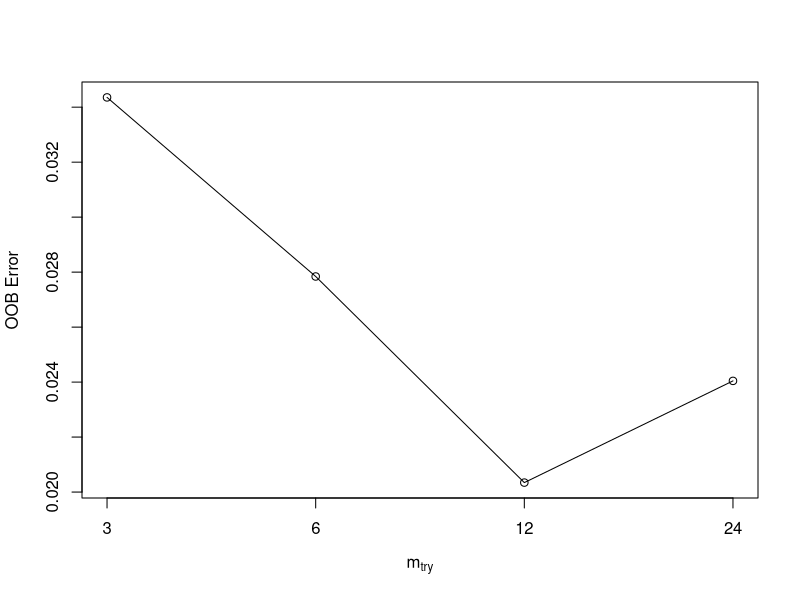
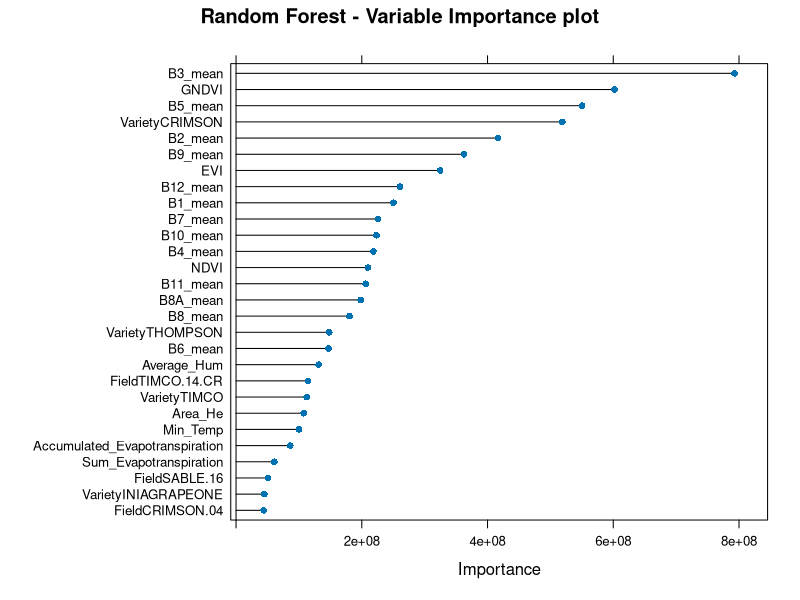
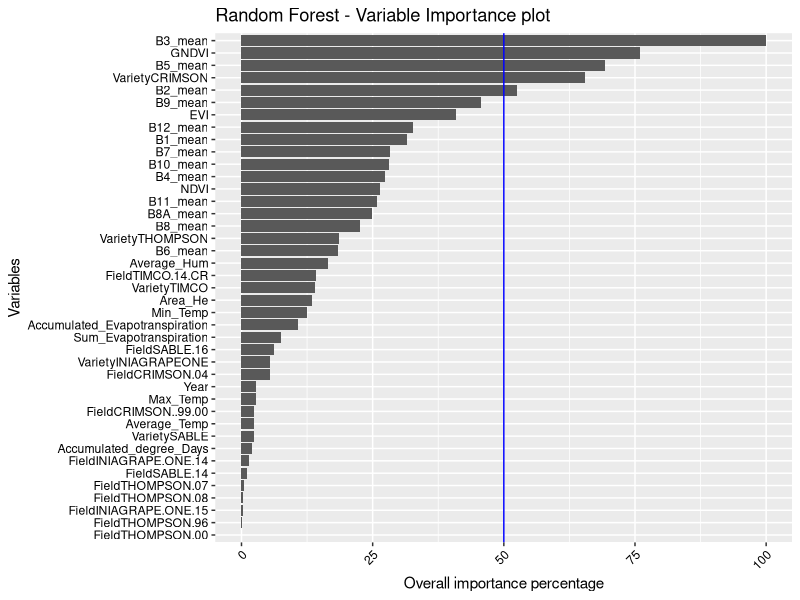

The R script that drew these images, in order: (Note: this script raises an error after producing the figures.)
# Load packages
# https://www.machinelearningplus.com/machine-learning/caret-package/
# https://www.youtube.com/watch?v=fSytzGwwBVw
library(randomForest)
library(tidyverse)
library(mlbench)
library(ggplot2)
library(caret)

# Set the folder location
#setwd('~/Dropbox/RS Project/RSSTARTUP_repo/Product_Development/Yield_forcasting_R/Innovation_laboratory_EAGLE')
setwd('/home/diego/GITHUP_REPO/Innovation_laboratory_EAGLE')

# Import dataset
# The dataset used is summary_fn.csv, which was clean but the original one
# is summary.csv
Field_Carmen <- read.csv('./Original_data/summary.csv')

# Clean data frame of data without importance
Field_Carmen <- Field_Carmen[,-1]
Field_Carmen[,4] <- NULL

# the dummyVars will transform all characters and factors columns
# The general rule for creating dummy variables is to have one less variable 
# than the number of categories present to avoid perfect collinearity (dummy variable trap).
dmy <- dummyVars(" ~ .", data = Field_Carmen, fullRank=T)
Field_Carmen <- data.frame(predict(dmy, newdata = Field_Carmen))
print(Field_Carmen)

# Structure of the dataframe
str(Field_Carmen)

# See top 6 rows and 10 columns
head(Field_Carmen[, 1:10])

# Split the data into training and test set
set.seed(123)
training.samples <- Field_Carmen$Kg_He %>%
  createDataPartition(p = 0.8, list = FALSE)

train.data  <- Field_Carmen[training.samples, ]
test.data <- Field_Carmen[-training.samples, ]

# Algorithm Tune (tuneRF)
# https://machinelearningmastery.com/tune-machine-learning-algorithms-in-r/
dataset <- Field_Carmen
x <- dataset[,2:20]
y <- dataset[,1]

set.seed(123)
bestmtry <- tuneRF(x, y, stepFactor=0.5, improve=0.05, ntree=1000)
print(bestmtry)

################################################################################
# It is because, one of your dependent variables has NA for Coefficients given as
# output by the lm(..) function. Such a variable is making no difference to the 
# model, often due to multicollinearity problem ie, that predictor variable is 
# linearly dependent on other predictor variables OR because, that predictor 
# variable is constant for all the records(rows). The best thing to do is to drop
# that variable from the formula in lm(..) function and do the regression again.
################################################################################

# RandomForest
# https://topepo.github.io/caret/train-models-by-tag.html#random-forest
# https://stats.stackexchange.com/questions/348245/do-we-have-to-tune-the-number-of-trees-in-a-random-forest
# https://stats.stackexchange.com/questions/50210/caret-and-randomforest-number-of-trees

# Define training control
set.seed(234)

# http://www.sthda.com/english/articles/38-regression-model-validation/157-cross-validation-essentials-in-r/
# Leave one out cross validation - LOOCV
train.control <- trainControl(method = "LOOCV")

# cross-validation
#train.control <- trainControl(method = "cv", number = 5)

# Train the model
model <- train(Kg_He ~., data = Field_Carmen, 
               method = "rf",
               ntree = 1000,
               trControl = train.control,
               tuneGrid = data.frame(mtry = 24))

# Summarize the results
print(model)

# Make predictions and compute the R2, RMSE and MAE
predictions <- model %>% predict(test.data, na.action=na.omit)

predictions

data.frame( R2 = R2(predictions, test.data$Kg_He),
            # RMSE will be expressed in kilograms
            RMSE = RMSE(predictions, test.data$Kg_He),
            MAE = MAE(predictions, test.data$Kg_He))

# The RMSE and the MAE are measured in the same scale as the outcome variable. 
# Dividing the RMSE by the average value of the outcome variable will give you 
# the prediction error rate, which should be as small as possible:
RMSE(predictions, test.data$Kg_He)/mean(test.data$Kg_He)

# Building data for confusion matrix of the model
#pred <- factor(unname(predictions))
#true_value <- factor(test.data$Kg_He)

#my_data1 <- data.frame(data = pred, type = "prediction")
#my_data2 <- data.frame(data = true_value, type = "real")
#my_data3 <- rbind(my_data1,my_data2)

#identical(levels(my_data3[my_data3$type == "prediction",1]) , levels(my_data3[my_data3$type == "real",1]))

# See the confusion matrix of the model in the test set
#confusionMatrix(my_data3[my_data3$type == "prediction",1], my_data3[my_data3$type == "real",1])

# variable importance
gbmImp <- varImp(model, scale = F)
gbmImp

# Save boxplot as .png
png(file = './Plots/Variable_Importance_rforest.png', units = "px",
    width = 1200, height = 700)
plot(gbmImp, top = 28, main = "Random Forest - Variable Importance plot")

dev.off()

# Save boxplot as .png
png(file = './Plots/Variable_Importance_rforest_ggplo2.png', units = "px",
    width = 1200, height = 700)

nrow(varImp(model)$importance) #34 variables extracted

p <- varImp(model)$importance %>% 
  as.data.frame() %>%
  rownames_to_column() %>%
  arrange(Overall) %>%
  mutate(rowname = forcats::fct_inorder(rowname)) %>%
  ggplot() +
  geom_col(aes(x = rowname, y = Overall)) +
  coord_flip() +
  labs(title = "Random Forest - Variable Importance plot") +
  geom_hline(yintercept = 50, color = "blue", size=0.5) +
  ylab('Overall importance percentage') + xlab('Variables') + 
  theme(axis.text.x = element_text(angle = 45, hjust = 1, colour = "black")) +
  theme(axis.text.y = element_text(hjust = 1, colour = "black"))

plot(p)

dev.off()

################################################################################
# Conditional Random Forests
# Define training control
set.seed(234)

# http://www.sthda.com/english/articles/38-regression-model-validation/157-cross-validation-essentials-in-r/
# Leave one out cross validation - LOOCV
train.control <- trainControl(method = "LOOCV")

# cross-validation
#train.control <- trainControl(method = "cv", number = 5)

# Train the model
model <- train(Kg_He ~., data = Field_Carmen, 
               method = "cforest",
               trControl = train.control,
               tuneGrid = data.frame(mtry = 24))

# Summarize the results
print(model)

# Make predictions and compute the R2, RMSE and MAE
predictions <- model %>% predict(test.data, na.action=na.omit)

predictions

data.frame( R2 = R2(predictions, test.data$Kg_He),
            # RMSE will be expressed in kilograms
            RMSE = RMSE(predictions, test.data$Kg_He),
            MAE = MAE(predictions, test.data$Kg_He))

# The RMSE and the MAE are measured in the same scale as the outcome variable. 
# Dividing the RMSE by the average value of the outcome variable will give you 
# the prediction error rate, which should be as small as possible:
RMSE(predictions, test.data$Kg_He)/mean(test.data$Kg_He)

# Building data for confusion matrix of the model
#pred <- factor(unname(predictions))
#true_value <- factor(test.data$Kg_He)

#my_data1 <- data.frame(data = pred, type = "prediction")
#my_data2 <- data.frame(data = true_value, type = "real")
#my_data3 <- rbind(my_data1,my_data2)

#identical(levels(my_data3[my_data3$type == "prediction",1]) , levels(my_data3[my_data3$type == "real",1]))

# See the confusion matrix of the model in the test set
#confusionMatrix(my_data3[my_data3$type == "prediction",1], my_data3[my_data3$type == "real",1])

# variable importance
gbmImp <- varImp(model, scale = F)
gbmImp

# Save boxplot as .png
png(file = './Plots/Variable_Importance_cforest.png', units = "px",
    width = 1200, height = 700)
#plot(gbmImp, top = 28, main = "Conditional Random Forests - Variable Importance plot")

dev.off()

# Save boxplot as .png
png(file = './Plots/Variable_Importance_cforest_ggplo2.png', units = "px",
    width = 1200, height = 700)

nrow(varImp(model)$importance) #34 variables extracted

p <- varImp(model)$importance %>% 
  as.data.frame() %>%
  rownames_to_column() %>%
  arrange(Overall) %>%
  mutate(rowname = forcats::fct_inorder(rowname)) %>%
  ggplot() +
  geom_col(aes(x = rowname, y = Overall)) +
  coord_flip() +
  labs(title = "Conditional Random Forests - Variable Importance plot") +
  geom_hline(yintercept = 50, color = "blue", size=0.5) +
  ylab('Overall importance percentage') + xlab('Variables') + 
  theme(axis.text.x = element_text(angle = 45, hjust = 1, colour = "black")) +
  theme(axis.text.y = element_text(hjust = 1, colour = "black"))

plot(p)

dev.off()
